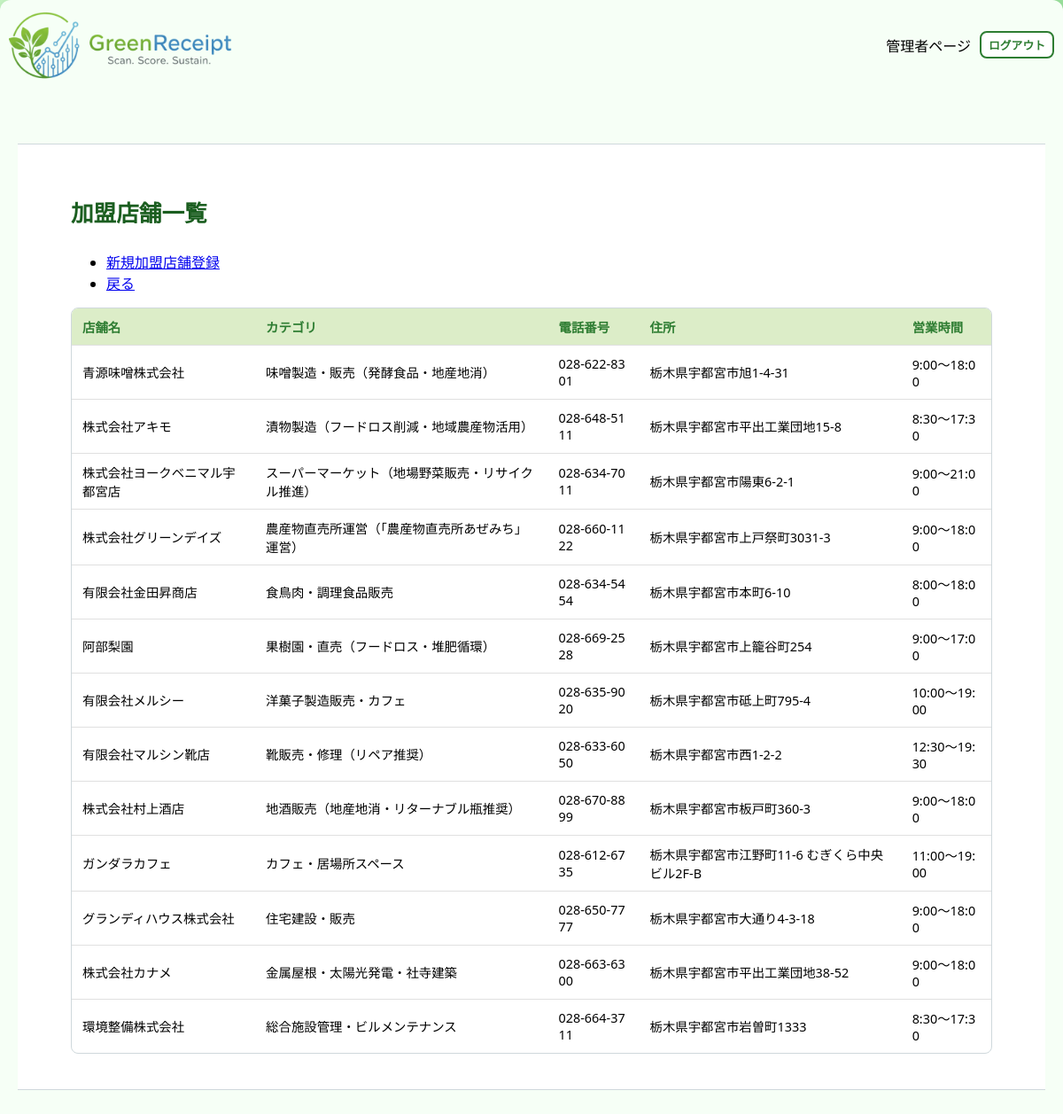
The page /store/list/ (signed in) on the database its author committed.
### core/models.py (models this page shows, shortened)
class Store(models.Model):
    store_id = models.AutoField(primary_key=True, verbose_name='店舗ID')
    store_name = models.CharField(max_length=64, verbose_name='店舗名')
    category = models.CharField(max_length=64, verbose_name='カテゴリ')
    tel = models.CharField(max_length=32, blank=True, verbose_name='電話番号')
    address = models.CharField(max_length=255, verbose_name='住所')
    open_hours = models.CharField(max_length=20, verbose_name='営業時間')
    lat = models.FloatField(verbose_name='緯度', default=0.0)
    lng = models.FloatField(verbose_name='経度', default=0.0)
    class Meta:
        verbose_name = '加盟店'
        verbose_name_plural = '加盟店'

### core/views.py (the view)
# urls.py: path("store/list/",views.store_list,name='store_list'),
@staff_member_required
def store_list(request):
    stores = Store.objects.all()
    context = {
        'stores': stores,
    }
    return render(request, "admin/store_list.html", context)

### core/templates/admin/store_list.html (shortened to what this page needs)
{% extends 'admin/admin_base.html' %}
{% block content %}
<main class="dashboard-main">
  <div class="dashboard-container">
    <div class="header-with-button">
        <h1>加盟店舗一覧</h1>
        <ul class="list-group list-group-flush">
            <li class="list-group-item">
                <a href="#">新規加盟店舗登録</a>
            </li>
            <li class="list-group-item">
                <a href="{% url 'core:staff_index' %}">戻る</a>
            </li>
        </ul>
    </div>
    <div class="table-responsive">
        <table class="table">
            <thead>
                <tr>
                    <th>店舗名</th>
                    <th>カテゴリ</th>
                    <th>電話番号</th>
                    <th>住所</th>
                    <th>営業時間</th>
                </tr>
            </thead>
            <tbody>
                {% for store in stores %}
                <tr data-href="{% url 'core:store_detail' store.store_id %}">
                    <td>{{ store.store_name }}</td>
                    <td>{{ store.category }}</td>
                    <td>{{ store.tel }}</td>
                    <td>{{ store.address }}</td>
                    <td>{{ store.open_hours }}</td>
                </tr>
                {% endfor %}
            </tbody>
        </table>
    </div>
  </div>
</main>
{% endblock %}

### core/static/css/style.css (style rules this page uses)
* { box-sizing: border-box; }
html, body { height: 100%; width: 100%; margin: 0; padding: 0; overflow-x: hidden; }
body { font-family: "Segoe UI", "メイリオ", sans-serif; text-align: center; min-height: 100vh; display: block; }
@media (min-width: 768px) { html, body { background: linear-gradient(to right, #c8f7c5, #9be39d); } }
:root { --nav-h: 64px; }
main { display: flex; flex-direction: column; align-items: center; justify-content: center; width: 100%; height: 100%; padding: 20px; }
.container, .wrapper, main, form { max-width: 100%; }
main.dashboard-main { justify-content: flex-start; align-items: stretch; padding: 40px 0 80px 0; }
.dashboard-container { width: 100%; background: #fff; border-radius: 0; padding: 40px 60px; margin: 0; border-top: 1px solid #cfd8dc; border-bottom: 1px solid #cfd8dc; }
.dashboard-container h1 { font-size: 1.6rem; font-weight: 700; color: #1b5e20; margin-bottom: 25px; text-align: left; }
.dashboard-container .table-responsive { border-radius: 8px; overflow: hidden; border: 1px solid #cfd8dc; }
.dashboard-container table { width: 100%; border-collapse: collapse; }
.dashboard-container th { background-color: #dcedc8; color: #2e7d32; font-weight: 700; padding: 10px 12px; font-size: 0.9rem; text-align: left; }
.dashboard-container td { padding: 10px 12px; border-top: 1px solid #e0e0e0; font-size: 0.9rem; word-break: break-all; }
main.dashboard-main, main.inquiry-main { justify-content: flex-start; align-items: stretch; padding: 40px 0 80px 0; text-align: left; }
.dashboard-container, .inquiry-detail { width: 100%; max-width: none; margin: 0; border-radius: 0; box-shadow: none; background: #ffffff; padding: 40px 60px; border-top: 1px solid #cfd8dc; border-bottom: 1px solid #cfd8dc; }

### rows shown on the page
Store: store_name "青源味噌株式会社", category "味噌製造・販売（発酵食品・地産地消）", tel "028-622-8301", address "栃木県宇都宮市旭1-4-31", open_hours "9:00〜18:00"
Store: store_name "株式会社アキモ", category "漬物製造（フードロス削減・地域農産物活用）", tel "028-648-5111", address "栃木県宇都宮市平出工業団地15-8", open_hours "8:30〜17:30"
Store: store_name "株式会社ヨークベニマル宇都宮店", category "スーパーマーケット（地場野菜販売・リサイクル推進）", tel "028-634-7011", address "栃木県宇都宮市陽東6-2-1", open_hours "9:00〜21:00"
Store: store_name "株式会社グリーンデイズ", category "農産物直売所運営（「農産物直売所あぜみち」運営）", tel "028-660-1122", address "栃木県宇都宮市上戸祭町3031-3", open_hours "9:00〜18:00"
Store: store_name "有限会社金田昇商店", category "食鳥肉・調理食品販売", tel "028-634-5454", address "栃木県宇都宮市本町6-10", open_hours "8:00〜18:00"
Store: store_name "阿部梨園", category "果樹園・直売（フードロス・堆肥循環）", tel "028-669-2528", address "栃木県宇都宮市上籠谷町254", open_hours "9:00〜17:00"
Store: store_name "有限会社メルシー", category "洋菓子製造販売・カフェ", tel "028-635-9020", address "栃木県宇都宮市砥上町795-4", open_hours "10:00〜19:00"
Store: store_name "有限会社マルシン靴店", category "靴販売・修理（リペア推奨）", tel "028-633-6050", address "栃木県宇都宮市西1-2-2", open_hours "12:30〜19:30"
Store: store_name "株式会社村上酒店", category "地酒販売（地産地消・リターナブル瓶推奨）", tel "028-670-8899", address "栃木県宇都宮市板戸町360-3", open_hours "9:00〜18:00"
Store: store_name "ガンダラカフェ", category "カフェ・居場所スペース", tel "028-612-6735", address "栃木県宇都宮市江野町11-6 むぎくら中央ビル2F-B", open_hours "11:00〜19:00"
Store: store_name "グランディハウス株式会社", category "住宅建設・販売", tel "028-650-7777", address "栃木県宇都宮市大通り4-3-18", open_hours "9:00〜18:00"
Store: store_name "株式会社カナメ", category "金属屋根・太陽光発電・社寺建築", tel "028-663-6300", address "栃木県宇都宮市平出工業団地38-52", open_hours "9:00〜18:00"
Store: store_name "環境整備株式会社", category "総合施設管理・ビルメンテナンス", tel "028-664-3711", address "栃木県宇都宮市岩曽町1333", open_hours "8:30〜17:30"
